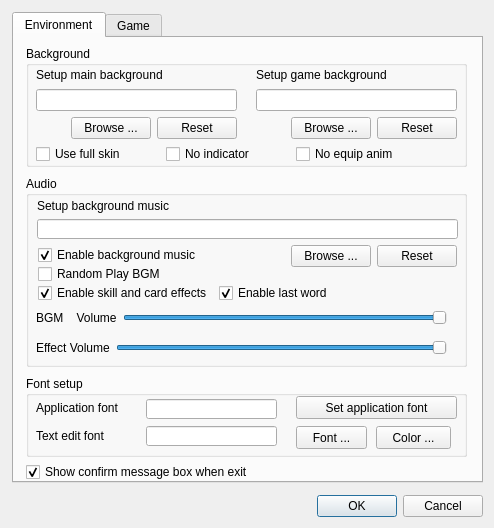
<?xml version="1.0" encoding="UTF-8"?>
<ui version="4.0">
 <class>ConfigDialog</class>
 <widget class="QDialog" name="ConfigDialog">
  <property name="windowModality">
   <enum>Qt::WindowModal</enum>
  </property>
  <property name="geometry">
   <rect>
    <x>0</x>
    <y>0</y>
    <width>494</width>
    <height>528</height>
   </rect>
  </property>
  <property name="sizePolicy">
   <sizepolicy hsizetype="Preferred" vsizetype="Preferred">
    <horstretch>0</horstretch>
    <verstretch>0</verstretch>
   </sizepolicy>
  </property>
  <property name="minimumSize">
   <size>
    <width>494</width>
    <height>528</height>
   </size>
  </property>
  <property name="maximumSize">
   <size>
    <width>494</width>
    <height>534</height>
   </size>
  </property>
  <property name="windowTitle">
   <string>Config dialog</string>
  </property>
  <widget class="QTabWidget" name="tabWidget">
   <property name="geometry">
    <rect>
     <x>12</x>
     <y>12</y>
     <width>471</width>
     <height>471</height>
    </rect>
   </property>
   <property name="currentIndex">
    <number>0</number>
   </property>
   <widget class="QWidget" name="envTab">
    <attribute name="title">
     <string>Environment</string>
    </attribute>
    <widget class="QGroupBox" name="audioGroupBox">
     <property name="geometry">
      <rect>
       <x>12</x>
       <y>138</y>
       <width>441</width>
       <height>191</height>
      </rect>
     </property>
     <property name="title">
      <string>Audio</string>
     </property>
     <widget class="QWidget" name="layoutWidget3">
      <property name="geometry">
       <rect>
        <x>10</x>
        <y>130</y>
        <width>411</width>
        <height>24</height>
       </rect>
      </property>
      <layout class="QHBoxLayout" name="horizontalLayout_5">
       <item>
        <widget class="QLabel" name="bgmVolumeLabel">
         <property name="text">
          <string>BGM    Volume</string>
         </property>
         <property name="buddy">
          <cstring>bgmVolumeSlider</cstring>
         </property>
        </widget>
       </item>
       <item>
        <widget class="QSlider" name="bgmVolumeSlider">
         <property name="maximum">
          <number>100</number>
         </property>
         <property name="value">
          <number>100</number>
         </property>
         <property name="orientation">
          <enum>Qt::Horizontal</enum>
         </property>
        </widget>
       </item>
      </layout>
     </widget>
     <widget class="QWidget" name="layoutWidget3_2">
      <property name="geometry">
       <rect>
        <x>10</x>
        <y>160</y>
        <width>411</width>
        <height>24</height>
       </rect>
      </property>
      <layout class="QHBoxLayout" name="horizontalLayout_6">
       <item>
        <widget class="QLabel" name="effectVolumeLabel">
         <property name="text">
          <string>Effect Volume</string>
         </property>
         <property name="buddy">
          <cstring>bgmVolumeSlider</cstring>
         </property>
        </widget>
       </item>
       <item>
        <widget class="QSlider" name="effectVolumeSlider">
         <property name="maximum">
          <number>100</number>
         </property>
         <property name="value">
          <number>100</number>
         </property>
         <property name="orientation">
          <enum>Qt::Horizontal</enum>
         </property>
        </widget>
       </item>
      </layout>
     </widget>
     <widget class="QCheckBox" name="enableBgMusicCheckBox">
      <property name="geometry">
       <rect>
        <x>12</x>
        <y>71</y>
        <width>161</width>
        <height>16</height>
       </rect>
      </property>
      <property name="text">
       <string>Enable background music</string>
      </property>
      <property name="checked">
       <bool>true</bool>
      </property>
     </widget>
     <widget class="QCheckBox" name="randomPlayBGMCheckBox">
      <property name="geometry">
       <rect>
        <x>12</x>
        <y>90</y>
        <width>161</width>
        <height>16</height>
       </rect>
      </property>
      <property name="text">
       <string>Random Play BGM</string>
      </property>
     </widget>
     <widget class="QWidget" name="layoutWidget5">
      <property name="geometry">
       <rect>
        <x>180</x>
        <y>68</y>
        <width>251</width>
        <height>25</height>
       </rect>
      </property>
      <layout class="QHBoxLayout" name="horizontalLayout_2">
       <item>
        <spacer name="horizontalSpacer_2">
         <property name="orientation">
          <enum>Qt::Horizontal</enum>
         </property>
         <property name="sizeHint" stdset="0">
          <size>
           <width>40</width>
           <height>20</height>
          </size>
         </property>
        </spacer>
       </item>
       <item>
        <widget class="QPushButton" name="browseBgMusicButton">
         <property name="text">
          <string>Browse ...</string>
         </property>
        </widget>
       </item>
       <item>
        <widget class="QPushButton" name="resetBgMusicButton">
         <property name="text">
          <string>Reset</string>
         </property>
        </widget>
       </item>
      </layout>
     </widget>
     <widget class="QWidget" name="layoutWidget2">
      <property name="geometry">
       <rect>
        <x>11</x>
        <y>23</y>
        <width>421</width>
        <height>40</height>
       </rect>
      </property>
      <layout class="QVBoxLayout" name="verticalLayout_3">
       <item>
        <widget class="QLabel" name="setupBgMusicLabel">
         <property name="text">
          <string>Setup background music</string>
         </property>
         <property name="buddy">
          <cstring>bgMusicPathLineEdit</cstring>
         </property>
        </widget>
       </item>
       <item>
        <widget class="QLineEdit" name="bgMusicPathLineEdit">
         <property name="readOnly">
          <bool>true</bool>
         </property>
        </widget>
       </item>
      </layout>
     </widget>
     <widget class="QWidget" name="layoutWidget1">
      <property name="geometry">
       <rect>
        <x>12</x>
        <y>108</y>
        <width>324</width>
        <height>18</height>
       </rect>
      </property>
      <layout class="QHBoxLayout" name="horizontalLayout_4">
       <item>
        <widget class="QCheckBox" name="enableEffectCheckBox">
         <property name="text">
          <string>Enable skill and card effects</string>
         </property>
         <property name="checked">
          <bool>true</bool>
         </property>
        </widget>
       </item>
       <item>
        <widget class="QCheckBox" name="enableLastWordCheckBox">
         <property name="text">
          <string>Enable last word</string>
         </property>
         <property name="checked">
          <bool>true</bool>
         </property>
        </widget>
       </item>
      </layout>
     </widget>
    </widget>
    <widget class="QGroupBox" name="bgGroupBox">
     <property name="geometry">
      <rect>
       <x>12</x>
       <y>8</y>
       <width>441</width>
       <height>121</height>
      </rect>
     </property>
     <property name="title">
      <string>Background</string>
     </property>
     <widget class="QWidget" name="layoutWidget4">
      <property name="geometry">
       <rect>
        <x>10</x>
        <y>20</y>
        <width>201</width>
        <height>73</height>
       </rect>
      </property>
      <layout class="QVBoxLayout" name="verticalLayout_2">
       <item>
        <layout class="QVBoxLayout" name="verticalLayout">
         <item>
          <widget class="QLabel" name="backgroundSetupLabel">
           <property name="text">
            <string>Setup main background</string>
           </property>
           <property name="buddy">
            <cstring>bgPathLineEdit</cstring>
           </property>
          </widget>
         </item>
         <item>
          <widget class="QLineEdit" name="bgPathLineEdit">
           <property name="readOnly">
            <bool>true</bool>
           </property>
          </widget>
         </item>
        </layout>
       </item>
       <item>
        <layout class="QHBoxLayout" name="horizontalLayout">
         <item>
          <spacer name="horizontalSpacer">
           <property name="orientation">
            <enum>Qt::Horizontal</enum>
           </property>
           <property name="sizeHint" stdset="0">
            <size>
             <width>40</width>
             <height>20</height>
            </size>
           </property>
          </spacer>
         </item>
         <item>
          <widget class="QPushButton" name="browseBgButton">
           <property name="text">
            <string>Browse ...</string>
           </property>
          </widget>
         </item>
         <item>
          <widget class="QPushButton" name="resetBgButton">
           <property name="text">
            <string>Reset</string>
           </property>
          </widget>
         </item>
        </layout>
       </item>
      </layout>
     </widget>
     <widget class="QCheckBox" name="noIndicatorCheckBox">
      <property name="geometry">
       <rect>
        <x>140</x>
        <y>100</y>
        <width>95</width>
        <height>16</height>
       </rect>
      </property>
      <property name="text">
       <string>No indicator</string>
      </property>
     </widget>
     <widget class="QCheckBox" name="noEquipAnimCheckBox">
      <property name="geometry">
       <rect>
        <x>270</x>
        <y>100</y>
        <width>111</width>
        <height>16</height>
       </rect>
      </property>
      <property name="text">
       <string>No equip anim</string>
      </property>
     </widget>
     <widget class="QCheckBox" name="fullSkinCheckBox">
      <property name="geometry">
       <rect>
        <x>10</x>
        <y>100</y>
        <width>111</width>
        <height>16</height>
       </rect>
      </property>
      <property name="text">
       <string>Use full skin</string>
      </property>
     </widget>
     <widget class="QWidget" name="layoutWidget4_2">
      <property name="geometry">
       <rect>
        <x>230</x>
        <y>20</y>
        <width>201</width>
        <height>73</height>
       </rect>
      </property>
      <layout class="QVBoxLayout" name="verticalLayout_4">
       <item>
        <layout class="QVBoxLayout" name="verticalLayout_5">
         <item>
          <widget class="QLabel" name="backgroundSetupLabel_2">
           <property name="text">
            <string>Setup game background</string>
           </property>
           <property name="buddy">
            <cstring>gameBgPathLineEdit</cstring>
           </property>
          </widget>
         </item>
         <item>
          <widget class="QLineEdit" name="gameBgPathLineEdit">
           <property name="readOnly">
            <bool>true</bool>
           </property>
          </widget>
         </item>
        </layout>
       </item>
       <item>
        <layout class="QHBoxLayout" name="horizontalLayout_3">
         <item>
          <spacer name="horizontalSpacer_3">
           <property name="orientation">
            <enum>Qt::Horizontal</enum>
           </property>
           <property name="sizeHint" stdset="0">
            <size>
             <width>40</width>
             <height>20</height>
            </size>
           </property>
          </spacer>
         </item>
         <item>
          <widget class="QPushButton" name="browseGameBgButton">
           <property name="text">
            <string>Browse ...</string>
           </property>
          </widget>
         </item>
         <item>
          <widget class="QPushButton" name="resetGameBgButton">
           <property name="text">
            <string>Reset</string>
           </property>
          </widget>
         </item>
        </layout>
       </item>
      </layout>
     </widget>
    </widget>
    <widget class="QGroupBox" name="fontSetupGroupBox">
     <property name="geometry">
      <rect>
       <x>12</x>
       <y>338</y>
       <width>441</width>
       <height>81</height>
      </rect>
     </property>
     <property name="title">
      <string>Font setup</string>
     </property>
     <widget class="QPushButton" name="changeAppFontButton">
      <property name="geometry">
       <rect>
        <x>270</x>
        <y>20</y>
        <width>161</width>
        <height>23</height>
       </rect>
      </property>
      <property name="text">
       <string>Set application font</string>
      </property>
     </widget>
     <widget class="QLabel" name="appFontLabel">
      <property name="geometry">
       <rect>
        <x>10</x>
        <y>24</y>
        <width>96</width>
        <height>16</height>
       </rect>
      </property>
      <property name="text">
       <string>Application font</string>
      </property>
      <property name="buddy">
       <cstring>appFontLineEdit</cstring>
      </property>
     </widget>
     <widget class="QLineEdit" name="appFontLineEdit">
      <property name="enabled">
       <bool>true</bool>
      </property>
      <property name="geometry">
       <rect>
        <x>120</x>
        <y>23</y>
        <width>131</width>
        <height>20</height>
       </rect>
      </property>
      <property name="readOnly">
       <bool>true</bool>
      </property>
     </widget>
     <widget class="QLineEdit" name="textEditFontLineEdit">
      <property name="enabled">
       <bool>true</bool>
      </property>
      <property name="geometry">
       <rect>
        <x>120</x>
        <y>50</y>
        <width>131</width>
        <height>20</height>
       </rect>
      </property>
      <property name="readOnly">
       <bool>true</bool>
      </property>
     </widget>
     <widget class="QPushButton" name="setTextEditFontButton">
      <property name="geometry">
       <rect>
        <x>270</x>
        <y>50</y>
        <width>71</width>
        <height>23</height>
       </rect>
      </property>
      <property name="text">
       <string>Font ...</string>
      </property>
     </widget>
     <widget class="QLabel" name="textEditFontLabel">
      <property name="geometry">
       <rect>
        <x>10</x>
        <y>52</y>
        <width>91</width>
        <height>16</height>
       </rect>
      </property>
      <property name="text">
       <string>Text edit font</string>
      </property>
      <property name="buddy">
       <cstring>textEditFontLineEdit</cstring>
      </property>
     </widget>
     <widget class="QPushButton" name="setTextEditColorButton">
      <property name="geometry">
       <rect>
        <x>350</x>
        <y>50</y>
        <width>75</width>
        <height>23</height>
       </rect>
      </property>
      <property name="text">
       <string>Color ...</string>
      </property>
     </widget>
    </widget>
    <widget class="QCheckBox" name="showMsgBoxWhenExitCheckBox">
     <property name="geometry">
      <rect>
       <x>12</x>
       <y>426</y>
       <width>231</width>
       <height>16</height>
      </rect>
     </property>
     <property name="text">
      <string>Show confirm message box when exit</string>
     </property>
     <property name="checked">
      <bool>true</bool>
     </property>
    </widget>
   </widget>
   <widget class="QWidget" name="gameTab">
    <attribute name="title">
     <string>Game</string>
    </attribute>
    <widget class="QCheckBox" name="neverNullifyMyTrickCheckBox">
     <property name="geometry">
      <rect>
       <x>10</x>
       <y>10</y>
       <width>331</width>
       <height>16</height>
      </rect>
     </property>
     <property name="text">
      <string>Never nullify my single target trick</string>
     </property>
     <property name="checked">
      <bool>false</bool>
     </property>
    </widget>
    <widget class="QCheckBox" name="autoTargetCheckBox">
     <property name="enabled">
      <bool>true</bool>
     </property>
     <property name="geometry">
      <rect>
       <x>10</x>
       <y>30</y>
       <width>241</width>
       <height>16</height>
      </rect>
     </property>
     <property name="text">
      <string>Enable auto target</string>
     </property>
     <property name="checked">
      <bool>false</bool>
     </property>
    </widget>
    <widget class="QCheckBox" name="intellectualSelectionCheckBox">
     <property name="enabled">
      <bool>true</bool>
     </property>
     <property name="geometry">
      <rect>
       <x>10</x>
       <y>50</y>
       <width>241</width>
       <height>16</height>
      </rect>
     </property>
     <property name="text">
      <string>Enable intellectual selection</string>
     </property>
     <property name="checked">
      <bool>false</bool>
     </property>
    </widget>
    <widget class="QCheckBox" name="doubleClickCheckBox">
     <property name="enabled">
      <bool>true</bool>
     </property>
     <property name="geometry">
      <rect>
       <x>10</x>
       <y>70</y>
       <width>241</width>
       <height>16</height>
      </rect>
     </property>
     <property name="text">
      <string>Enable double-click</string>
     </property>
     <property name="checked">
      <bool>false</bool>
     </property>
    </widget>
    <widget class="QLabel" name="delayLabel">
     <property name="geometry">
      <rect>
       <x>11</x>
       <y>91</y>
       <width>30</width>
       <height>16</height>
      </rect>
     </property>
     <property name="text">
      <string>Delay</string>
     </property>
    </widget>
    <widget class="QSpinBox" name="secondsSpinBox">
     <property name="geometry">
      <rect>
       <x>47</x>
       <y>91</y>
       <width>36</width>
       <height>20</height>
      </rect>
     </property>
     <property name="maximum">
      <number>15</number>
     </property>
    </widget>
    <widget class="QLabel" name="autoCloseCardContainerLabel">
     <property name="geometry">
      <rect>
       <x>95</x>
       <y>91</y>
       <width>360</width>
       <height>16</height>
      </rect>
     </property>
     <property name="text">
      <string>seconds, auto close card container that need close manually</string>
     </property>
    </widget>
   </widget>
  </widget>
  <widget class="QDialogButtonBox" name="buttonBox">
   <property name="geometry">
    <rect>
     <x>142</x>
     <y>490</y>
     <width>341</width>
     <height>32</height>
    </rect>
   </property>
   <property name="orientation">
    <enum>Qt::Horizontal</enum>
   </property>
   <property name="standardButtons">
    <set>QDialogButtonBox::Cancel|QDialogButtonBox::Ok</set>
   </property>
  </widget>
 </widget>
 <resources/>
 <connections>
  <connection>
   <sender>buttonBox</sender>
   <signal>accepted()</signal>
   <receiver>ConfigDialog</receiver>
   <slot>accept()</slot>
   <hints>
    <hint type="sourcelabel">
     <x>248</x>
     <y>254</y>
    </hint>
    <hint type="destinationlabel">
     <x>157</x>
     <y>274</y>
    </hint>
   </hints>
  </connection>
  <connection>
   <sender>buttonBox</sender>
   <signal>rejected()</signal>
   <receiver>ConfigDialog</receiver>
   <slot>reject()</slot>
   <hints>
    <hint type="sourcelabel">
     <x>316</x>
     <y>260</y>
    </hint>
    <hint type="destinationlabel">
     <x>286</x>
     <y>274</y>
    </hint>
   </hints>
  </connection>
  <connection>
   <sender>enableBgMusicCheckBox</sender>
   <signal>toggled(bool)</signal>
   <receiver>randomPlayBGMCheckBox</receiver>
   <slot>setEnabled(bool)</slot>
   <hints>
    <hint type="sourcelabel">
     <x>114</x>
     <y>220</y>
    </hint>
    <hint type="destinationlabel">
     <x>114</x>
     <y>252</y>
    </hint>
   </hints>
  </connection>
 </connections>
</ui>
